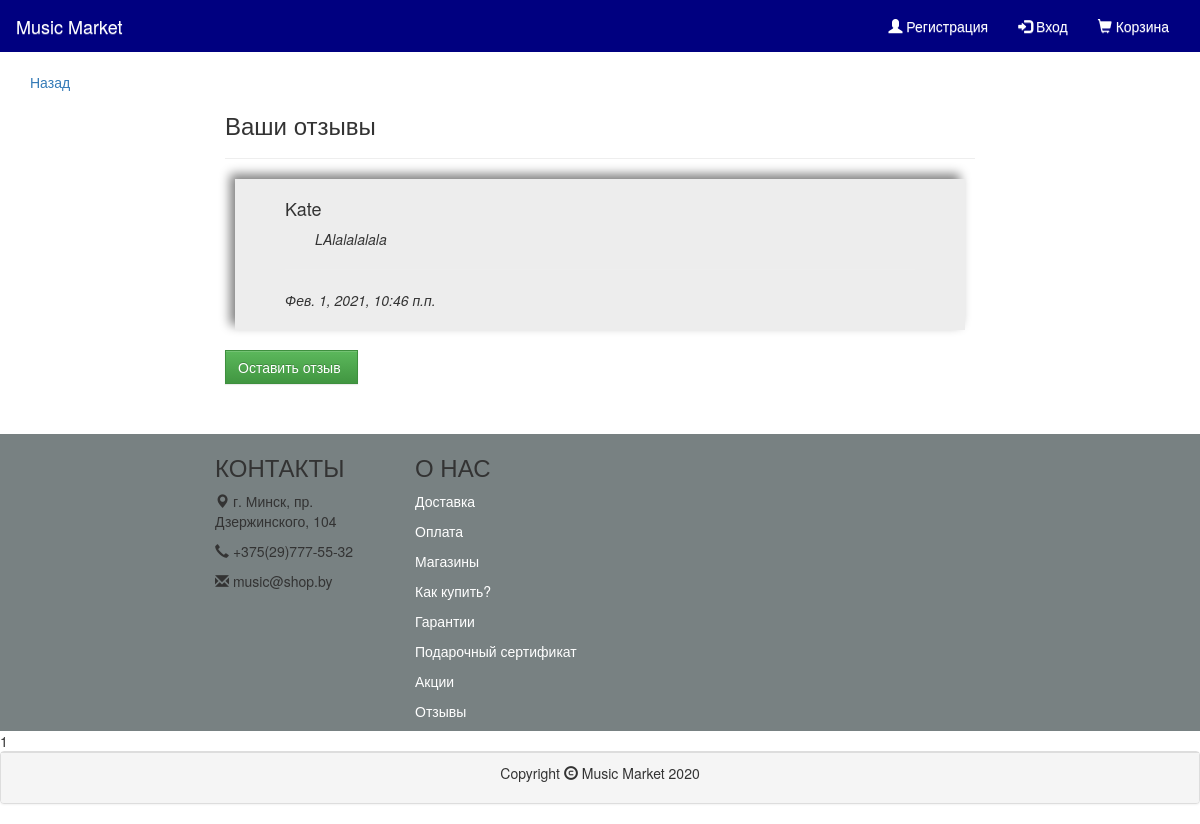
The app's page /review/, older data.
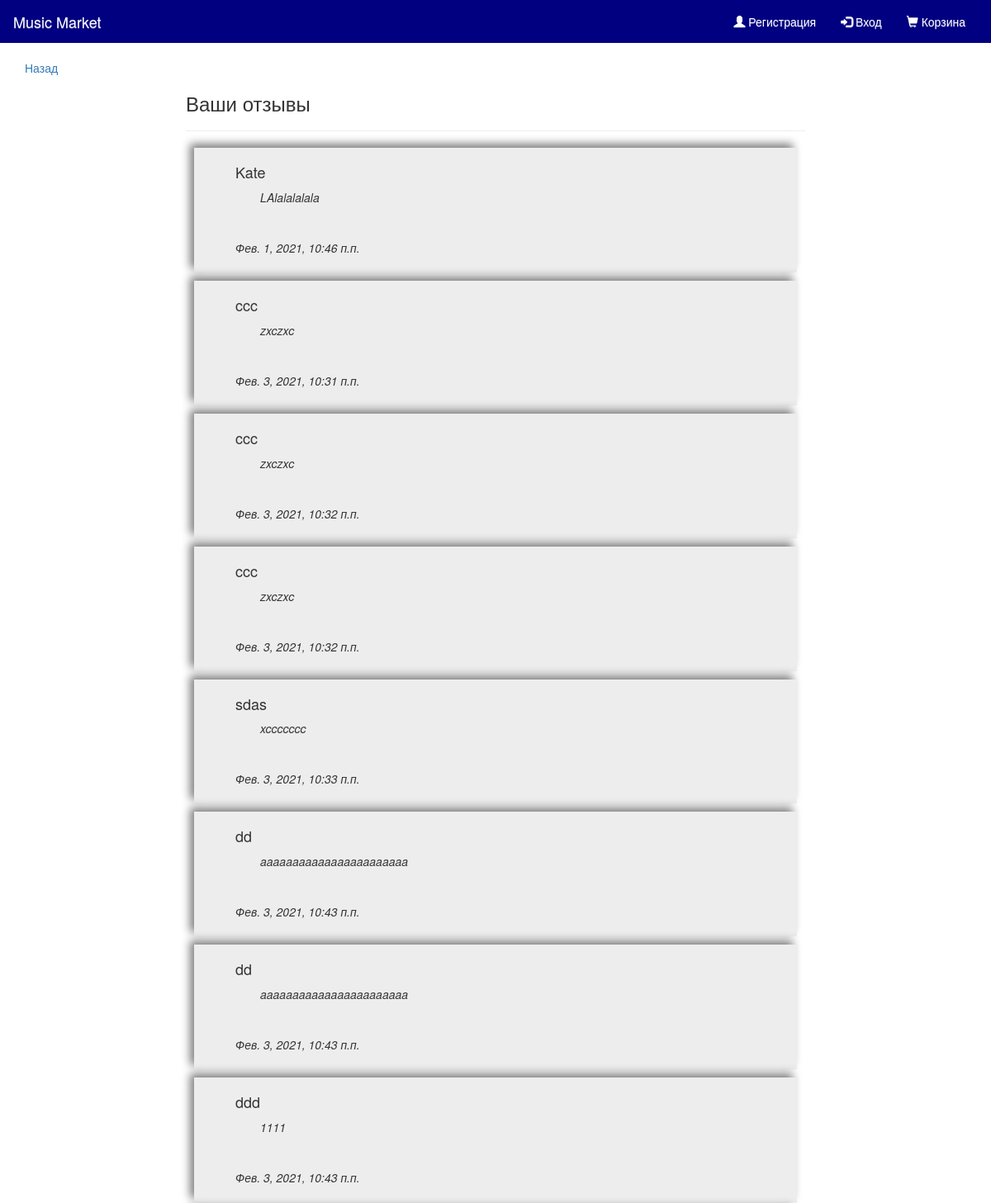
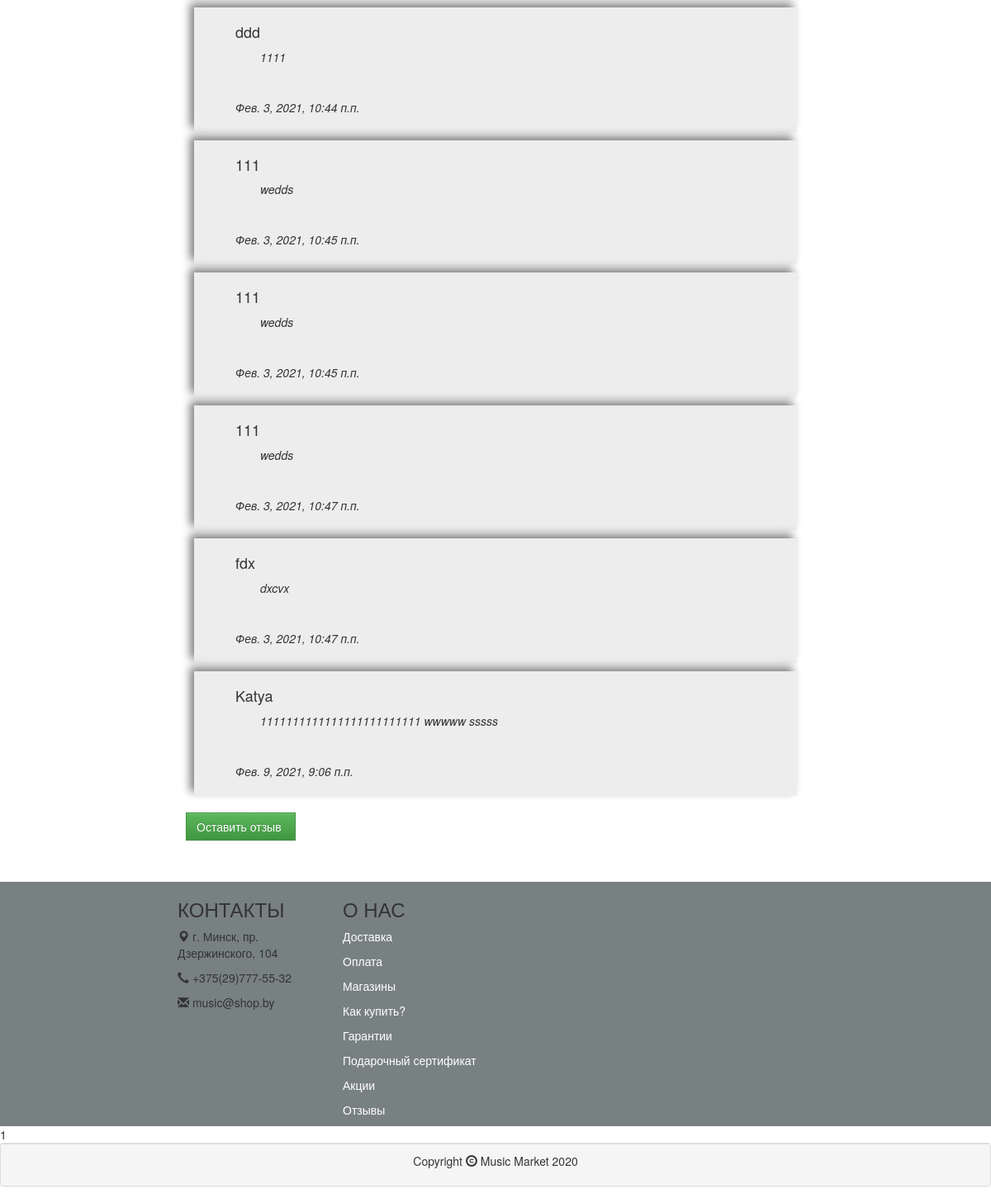
The same page, newer data (2 pictures, top to bottom).
### music_market/models.py (models this page shows, shortened)
class Review(models.Model):
    author = models.CharField(max_length=64)
    text = models.TextField()
    date = models.DateTimeField(default=timezone.now)
    class Meta:
        verbose_name = 'Отзыв'
        verbose_name_plural = 'Отзывы'

### music_market/views.py (the view)
# urls.py: path('review/', review, name='review'),
def review(request):
    reviews = Review.objects.all()
    return render(request, 'product/reviews.html', {'reviews': reviews,
                                                    })

### music_market/templates/product/reviews.html (shortened to what this page needs)
{% extends 'product/base.html' %}
{% block content %}
<div class="container">
    <a href="{{request.META.HTTP_REFERER}}">Назад</a>
    <div class="row">
        <div class="col-sm-2">
        </div>
         <div class="col-sm-8">
          <h3>Ваши отзывы</h3>
          <hr>
          {% for review in reviews %}
             <div class="comments" style="padding:10px 50px 10px 50px; margin-top:10px; background-color:#ededed">
                <h4>{{review.author}}</h4>
                <p style="padding-left:30px"><i>{{review.text}}</i></p>
                <hr>
                <p><i>{{review.date}}</i></p>
             </div>
          {% endfor %}
            <div style="text-align: left; border: 0px solid #666; margin-top:20px">
                       <a class="btn btn-success" style="border-radius: 0"
                          href="{% url 'add_review' %}">
                           Оставить отзыв </a>
            </div>
         </div>
        <div class="col-sm-2">
        </div>
    </div>
</div>
{% endblock %}

Row changes from the older to the newer data that the page shows:
added Review: author "ccc", text "zxczxc", date "Фев. 3, 2021, 10:31 п.п."
added Review: author "ccc", text "zxczxc", date "Фев. 3, 2021, 10:32 п.п."
added Review: author "ccc", text "zxczxc", date "Фев. 3, 2021, 10:32 п.п."
added Review: author "sdas", text "xccccccc", date "Фев. 3, 2021, 10:33 п.п."
added Review: author "dd", text "aaaaaaaaaaaaaaaaaaaaaaa", date "Фев. 3, 2021, 10:43 п.п."
added Review: author "dd", text "aaaaaaaaaaaaaaaaaaaaaaa", date "Фев. 3, 2021, 10:43 п.п."
added Review: author "ddd", text "1111", date "Фев. 3, 2021, 10:43 п.п."
added Review: author "ddd", text "1111", date "Фев. 3, 2021, 10:44 п.п."
added Review: author "111", text "wedds", date "Фев. 3, 2021, 10:45 п.п."
added Review: author "111", text "wedds", date "Фев. 3, 2021, 10:45 п.п."
added Review: author "111", text "wedds", date "Фев. 3, 2021, 10:47 п.п."
added Review: author "fdx", text "dxcvx", date "Фев. 3, 2021, 10:47 п.п."
added Review: author "Katya", text "1111111111111111111111111 wwwww sssss", date "Фев. 9, 2021, 9:06 п.п."
